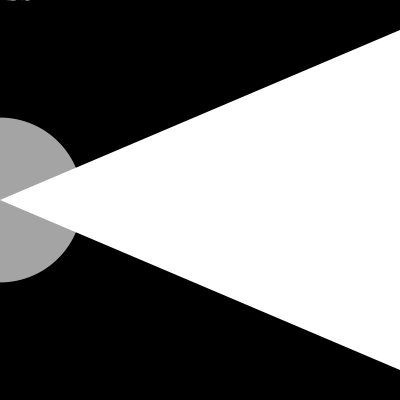
Frame 1 (no input)
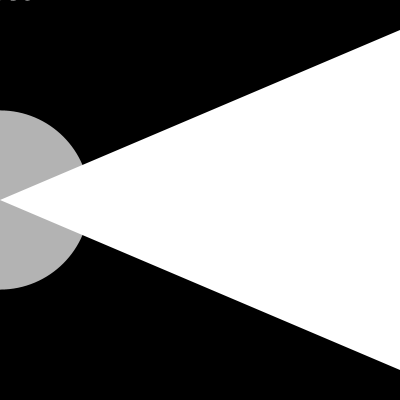
Frame 60 (the mouse pressed at the canvas centre just before this capture)
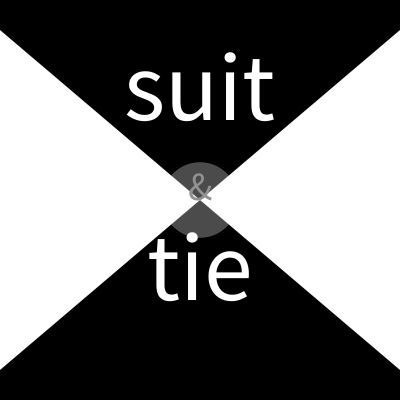
Frame 120 (the mouse held since frame 60 and released just before this capture)

The Processing sketch that drew these frames (run headless with seeded random() and noise(); from frame 60 on, the mouse is pressed at the canvas centre):

// Processing sketch: processing_99774
// ── processing_99774.pde

void setup(){
  size(400,400);
  noStroke();
  rectMode(CENTER);
  noCursor();
}

void draw(){
  float q = random(255);
  float r = random(10);
  String p = "suit";
  String k = "tie";
  background(0);
  triangle(0,30,0,370,mouseX,200);
  triangle(400,30,400,370,mouseX,200);
  textSize(40);
  fill(100);
  text("&",mouseX,mouseY);
  fill(255,q);
  ellipse(mouseX,200,q,q);
  fill(255);
  textAlign(CENTER);
  textSize((mouseY/2)-r/*(mouseX/2)*/);
  text(k,mouseX,mouseY+(mouseY/2));
  text(p,mouseX,mouseY-(mouseY/2.5));
}
